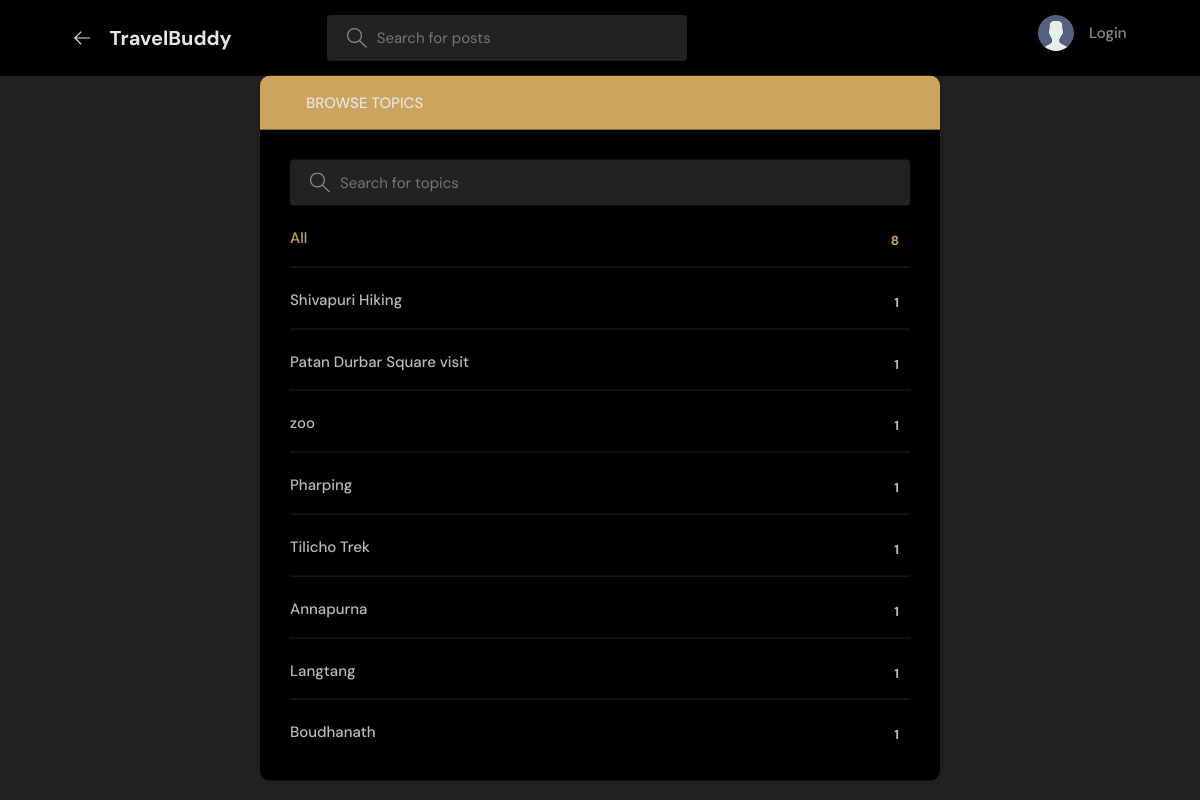
/mainpage/chatbox/topics/, run on the app's committed database.
### chatbox/models.py (models this page shows, shortened)
class Topic(models.Model):
    name = models.CharField(max_length=200)

### chatbox/views.py (the view)
# urls.py: path('topics/',views.topicsPage, name="topics"),
def topicsPage(request):
    q = request.GET.get('q') if request.GET.get('q') != None else ""
    topics = Topic.objects.filter(name__icontains=q)
    return render(request, 'chatbox/topics.html',{'topics':topics})

### chatbox/templates/chatbox/topics.html (shortened to what this page needs)
{% extends 'mains.html' %}
{% block content %}
<main class="create-room layout">
  <div class="container">
    <div class="layout__box">
      <div class="layout__boxHeader">
        <div class="layout__boxTitle">
          <a href="{% url 'index' %}">
            <svg version="1.1" xmlns="http://www.w3.org/2000/svg" width="32" height="32" viewBox="0 0 32 32">
              <title>arrow-left</title>
              <path
                d="M13.723 2.286l-13.723 13.714 13.719 13.714 1.616-1.611-10.96-10.96h27.625v-2.286h-27.625l10.965-10.965-1.616-1.607z">
              </path>
            </svg>
          </a>
          <h3>Browse Topics</h3>
        </div>
      </div>
      <div class="topics-page layout__body">
        <form action="" method="GET" class="header__search">
          <label>
            <input name="q" placeholder="Search for topics" />
          </label>
        </form>
        <ul class="topics__list">
          <li>
            <a href="{% url 'topics' %}" class="active">All <span>{{topics.count}}</span></a>
          </li>
          {% for topic in topics %}
          <li>
            <a href="{% url 'index' %}?q={{topic.name}}">{{ topic.name }} <span>{{topic.room_set.all.count}}</span></a>
          </li>
          {% endfor %}
        </ul>
      </div>
    </div>
  </div>
</main>
{% endblock content %}

### chatbox/static/styles/style.css (style rules this page uses)
:root { --color-main: #cda45e; --color-main-light: #e1f6fb; --color-dark: black; --color-dark-medium: #222; --color-dark-light: #696d97; --color-dark-light: #cda45e; --color-light: #e5e5e5; --color-gray: #8b8b8b; --color-light-gray: #b2bdbd; --color-bg: #222; --color-success: #5dd693; --color-error: #fc4b0b; }
* { font-family: "DM Sans", -apple-system, BlinkMacSystemFont, "Segoe UI", Roboto, Oxygen, Ubuntu, Cantarell, "Open Sans", "Helvetica Neue", sans-serif; margin: 0; padding: 0; box-sizing: border-box; text-rendering: optimizeLegibility; font-size: inherit; }
html { font-size: 56.25%; }
@media only screen and (min-width: 1200px) { html { font-size: 62.5%; } }
body { line-height: 1.6; font-weight: 400; font-size: 1.5rem; color: var(--color-light-gray); background-color: var(--color-bg); min-height: 100vh; }
a { display: inline-block; color: var(--color-main); text-decoration: none; }
.container { max-width: 120rem; width: 90%; margin: auto; }
.header__search>label { background-color: var(--color-dark-medium); padding: 1.3rem 1rem; display: flex; align-items: center; gap: 1rem; border-radius: 4px; }
.header__search svg { fill: var(--color-gray); width: 2rem; height: 2rem; margin-left: 1rem; }
.header__search input { width: 30rem; background: transparent; border: none; outline: none; color: var(--color-light); }
.layout { margin-top: 2.4rem; }
.layout>.container { display: flex; justify-content: space-between; align-items: flex-start; }
.layout__box { width: 90%; max-width: 48rem; min-height: 40rem; position: absolute; top: 50%; left: 50%; transform: translate(-50%, -46%); background-color: var(--color-dark); border-radius: 1rem; box-shadow: 1px 1px 6px 3px rgba(0, 0, 0, 0.1); overflow: hidden; }
.layout__boxHeader { display: flex; padding: 1.5rem; background-color: var(--color-dark-light); }
.layout__boxTitle { display: flex; gap: 1.5rem; align-items: center; }
.layout__boxTitle h3 { text-transform: uppercase; font-weight: 500; color: var(--color-light); }
.layout__boxTitle svg { width: 1.6rem; height: 1.6rem; fill: var(--color-main); }
.layout__body { margin: 3rem; }
.topics__list { list-style: none; }
.topics__list li a { display: flex; justify-content: space-between; margin-bottom: 3rem; font-weight: 500; color: var(--color-light-gray); transition: all 0.3s ease-in-out; }
.topics__list li a.active, .topics__list li a:hover { color: var(--color-main); }
.topics__list li a span { padding: 0.5rem 1rem; background-color: var(--color-dark); border-radius: 3px; font-size: 1.3rem; font-weight: 700; letter-spacing: 1px; }
.topics-page .topics__list li:not(:last-child) a { margin: 2rem 0; padding-bottom: 1rem; text-decoration: none; border-bottom: 1px solid var(--color-dark-medium); }
.topics-page .header__search { display: block; }
.create-room.layout .layout__box { max-width: 68rem; }

### data on the page
Topic: name "Shivapuri Hiking", room_set.all.count "1"
Topic: name "Patan Durbar Square visit", room_set.all.count "1"
Topic: name "zoo", room_set.all.count "1"
Topic: name "Pharping", room_set.all.count "1"
Topic: name "Tilicho Trek", room_set.all.count "1"
Topic: name "Annapurna", room_set.all.count "1"
Topic: name "Langtang", room_set.all.count "1"
Topic: name "Boudhanath", room_set.all.count "1"

### other printed values
{{ topics.count }} "8"
